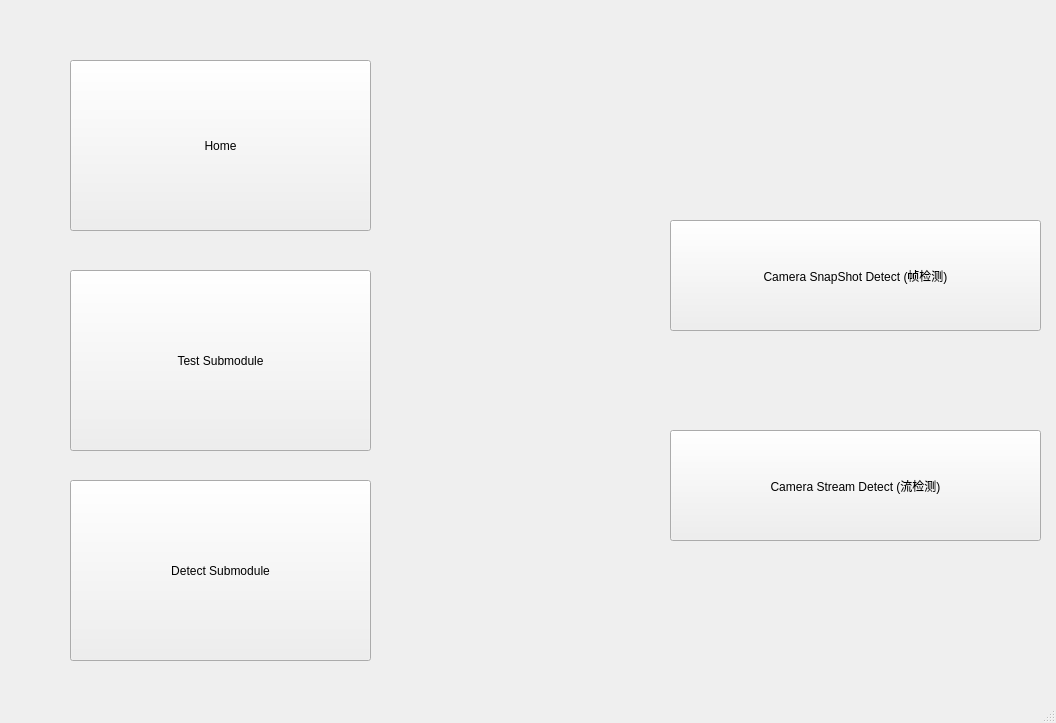
<?xml version="1.0" encoding="UTF-8"?>
<ui version="4.0">
 <class>MainWindow</class>
 <widget class="QMainWindow" name="MainWindow">
  <property name="geometry">
   <rect>
    <x>0</x>
    <y>0</y>
    <width>1056</width>
    <height>723</height>
   </rect>
  </property>
  <property name="windowTitle">
   <string>MainWindow</string>
  </property>
  <widget class="QWidget" name="centralwidget">
   <widget class="QStackedWidget" name="stackedWidget">
    <property name="geometry">
     <rect>
      <x>480</x>
      <y>20</y>
      <width>651</width>
      <height>661</height>
     </rect>
    </property>
    <property name="toolTip">
     <string/>
    </property>
    <property name="lineWidth">
     <number>0</number>
    </property>
    <property name="currentIndex">
     <number>2</number>
    </property>
    <widget class="QWidget" name="home">
     <widget class="QLabel" name="label">
      <property name="geometry">
       <rect>
        <x>250</x>
        <y>260</y>
        <width>301</width>
        <height>111</height>
       </rect>
      </property>
      <property name="text">
       <string>&lt;html&gt;&lt;head/&gt;&lt;body&gt;&lt;p&gt;&lt;span style=&quot; font-size:16pt;&quot;&gt;欢迎进入智能交通路标识别系统&lt;/span&gt;&lt;/p&gt;&lt;/body&gt;&lt;/html&gt;</string>
      </property>
     </widget>
    </widget>
    <widget class="QWidget" name="test">
     <widget class="QPushButton" name="pushButton">
      <property name="geometry">
       <rect>
        <x>200</x>
        <y>120</y>
        <width>339</width>
        <height>91</height>
       </rect>
      </property>
      <property name="text">
       <string>路径测试</string>
      </property>
     </widget>
     <widget class="QPushButton" name="pushButton_2">
      <property name="geometry">
       <rect>
        <x>200</x>
        <y>270</y>
        <width>339</width>
        <height>91</height>
       </rect>
      </property>
      <property name="text">
       <string>图片读取测试</string>
      </property>
     </widget>
     <widget class="QPushButton" name="pushButton_3">
      <property name="geometry">
       <rect>
        <x>200</x>
        <y>430</y>
        <width>339</width>
        <height>91</height>
       </rect>
      </property>
      <property name="text">
       <string>模型预测测试</string>
      </property>
     </widget>
    </widget>
    <widget class="QWidget" name="predict">
     <widget class="QPushButton" name="pushButton_5">
      <property name="geometry">
       <rect>
        <x>190</x>
        <y>410</y>
        <width>371</width>
        <height>111</height>
       </rect>
      </property>
      <property name="text">
       <string>Camera Stream Detect (流检测)</string>
      </property>
     </widget>
     <widget class="QPushButton" name="pushButton_4">
      <property name="geometry">
       <rect>
        <x>190</x>
        <y>200</y>
        <width>371</width>
        <height>111</height>
       </rect>
      </property>
      <property name="text">
       <string>Camera SnapShot Detect (帧检测)</string>
      </property>
     </widget>
    </widget>
   </widget>
   <widget class="QPushButton" name="pushButton_6">
    <property name="geometry">
     <rect>
      <x>70</x>
      <y>60</y>
      <width>301</width>
      <height>171</height>
     </rect>
    </property>
    <property name="text">
     <string>Home</string>
    </property>
   </widget>
   <widget class="QPushButton" name="pushButton_7">
    <property name="geometry">
     <rect>
      <x>70</x>
      <y>270</y>
      <width>301</width>
      <height>181</height>
     </rect>
    </property>
    <property name="text">
     <string>Test Submodule</string>
    </property>
   </widget>
   <widget class="QPushButton" name="pushButton_8">
    <property name="geometry">
     <rect>
      <x>70</x>
      <y>480</y>
      <width>301</width>
      <height>181</height>
     </rect>
    </property>
    <property name="text">
     <string>Detect Submodule</string>
    </property>
   </widget>
  </widget>
  <widget class="QMenuBar" name="menubar">
   <property name="geometry">
    <rect>
     <x>0</x>
     <y>0</y>
     <width>1056</width>
     <height>21</height>
    </rect>
   </property>
  </widget>
  <widget class="QStatusBar" name="statusbar"/>
 </widget>
 <resources/>
 <connections/>
</ui>
